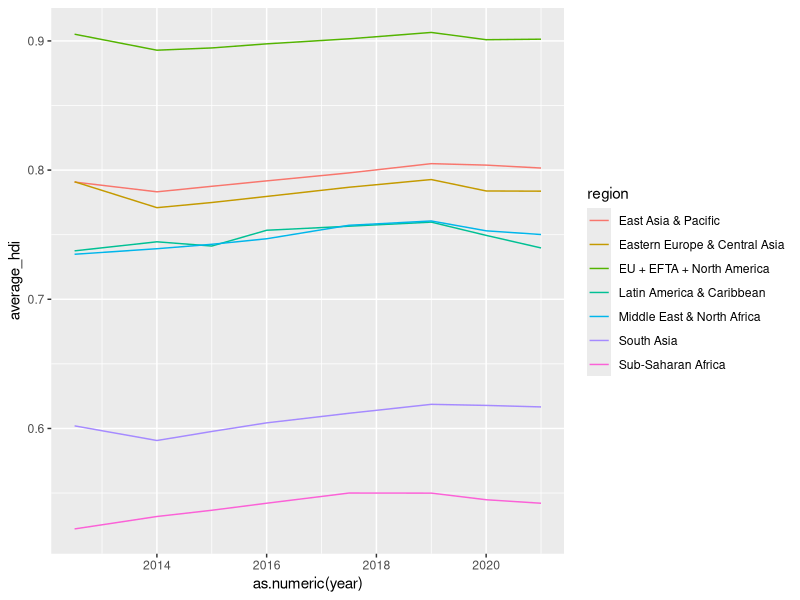
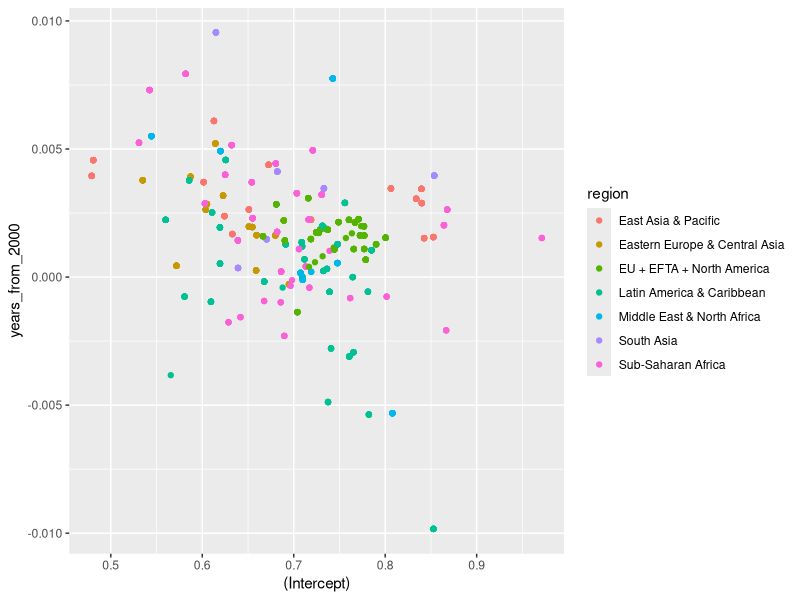
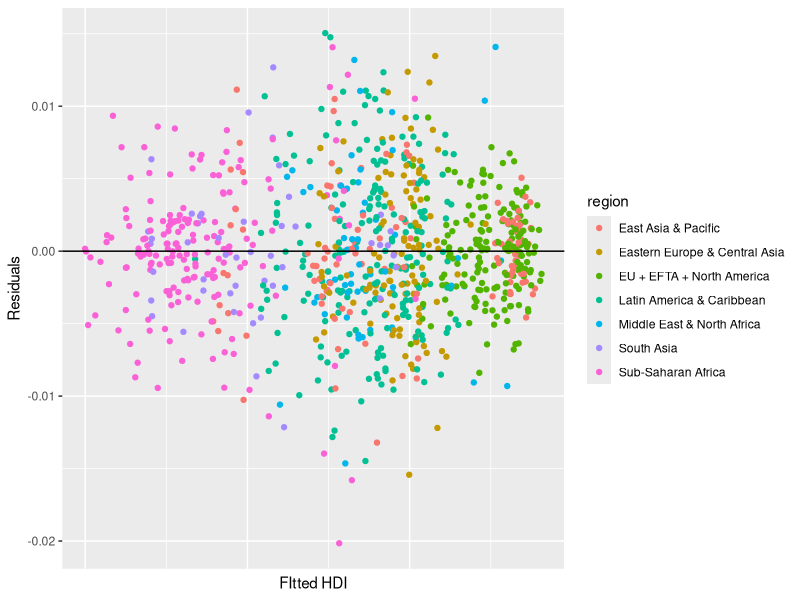
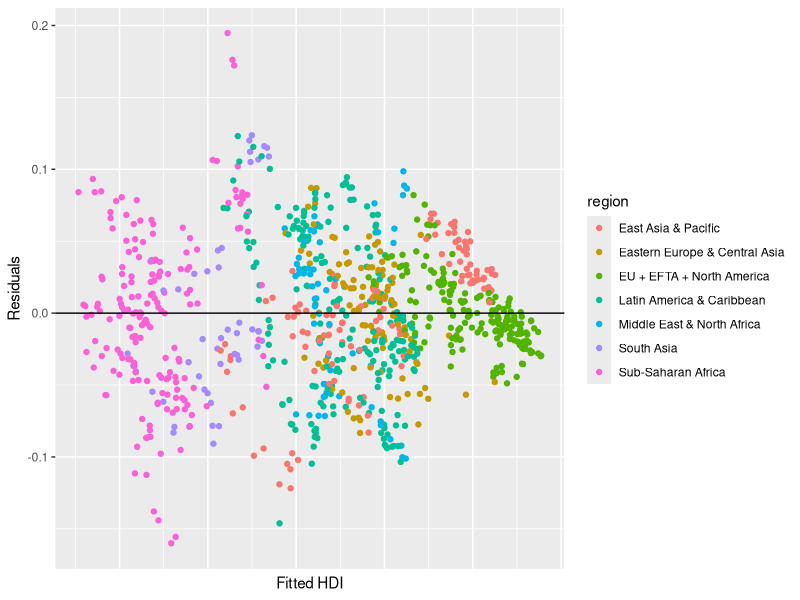

The R source for these figures, in order:
## ---- chunk 1
knitr::opts_chunk$set(echo = FALSE)
## ---- chunk 2
# Load Libraries
library(dplyr)
library(ggplot2)
library(lme4)
library(broom.mixed)
library(lmerTest)

data = read.csv("./data/data_clean.csv")
## ---- chunk 3
average_hdi = data %>% group_by(region,year) %>% summarise(average_hdi = mean(hdi))
average_hdi[average_hdi$year == "2012-2013", "year"] = "2012.5"
average_hdi[average_hdi$year == "2017-2018", "year"] = "2017.5"
ggplot(data=average_hdi, aes(x=as.numeric(year), y=average_hdi)) + geom_line(aes(color = region))
## ---- chunk 4
# Create Time Mixed Effects Model
selected_columns = data[, c("country","year", "region", "hdi", "x1.6","x3.2", "x5.1", "x6.4", "x7.3")]
selected_columns[selected_columns$year == "2012-2013", "year"] = "2012.5"
selected_columns[selected_columns$year == "2017-2018", "year"] = "2017.5"
selected_columns$year = as.numeric(selected_columns$year)
selected_columns$years_from_2000 = selected_columns$year - 2000

time_mixed_effects = lmer(hdi~x1.6+x3.2+x5.1+x6.4+x7.3+(1+x1.6+x3.2+x5.1+x6.4+x7.3|region)+(1+years_from_2000||country),data=selected_columns)
## ---- chunk 5
# Determine Significance of Coefficients
fixed_effects = summary(time_mixed_effects)$coefficients
fixed_effects
## ---- chunk 6
# Importance of Considering Region
time_mixed_effects_noRegion = lmer(hdi~x1.6+x3.2+x5.1+x6.4+x7.3+(1+years_from_2000||country),data=selected_columns)
anova(time_mixed_effects,time_mixed_effects_noRegion)

# Importance of Considering Year
time_mixed_effects_noYear = lmer(hdi~x1.6+x3.2+x5.1+x6.4+x7.3+(1+x1.6+x3.2+x5.1+x6.4+x7.3|region),data=selected_columns)
anova(time_mixed_effects,time_mixed_effects_noYear)
## ---- chunk 7
# Make Plots
country_coef = as.data.frame(coef(time_mixed_effects)$country)
country_coef = merge(country_coef, selected_columns[,c("country", "region")], by.x=c("row.names"), by.y=c("country"))

ggplot(data = country_coef, aes(x=`(Intercept)`, y = years_from_2000)) + geom_point(aes(color=region))

residuals = augment(time_mixed_effects)
ggplot(data = residuals, aes(x=.fitted, y = .resid)) +
  geom_point(aes(color = region)) +
  theme(axis.text.x=element_blank(), axis.ticks.x=element_blank()) +
  geom_hline(yintercept = 0) +
  labs(y="Residuals", x="FItted HDI")
## ---- chunk 8
# Old wrong model
time_mixed_effects = lmer(hdi~years_from_2000+x1.6+x3.2+x5.1+x6.4+x7.3+(1+years_from_2000|region),data=selected_columns)


residuals = augment(time_mixed_effects)
ggplot(data = residuals, aes(x=.fitted, y = .resid)) +
  geom_point(aes(color = region)) +
  theme(axis.text.x=element_blank(), axis.ticks.x=element_blank()) +
  geom_hline(yintercept = 0) +
  labs(y="Residuals", x="Fitted HDI")
